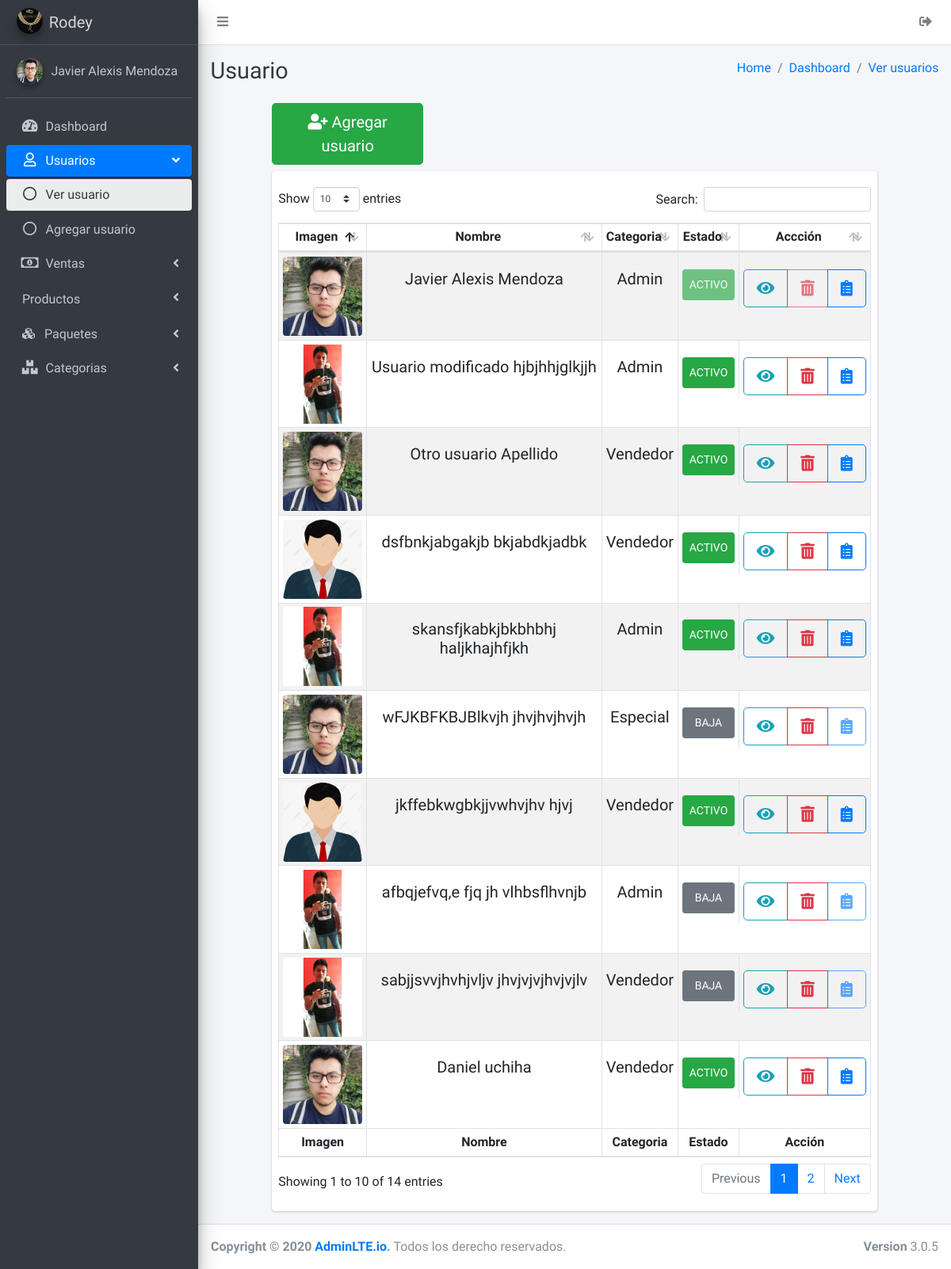
The app's page /vendedores/vendedores.php (signed in), older data.
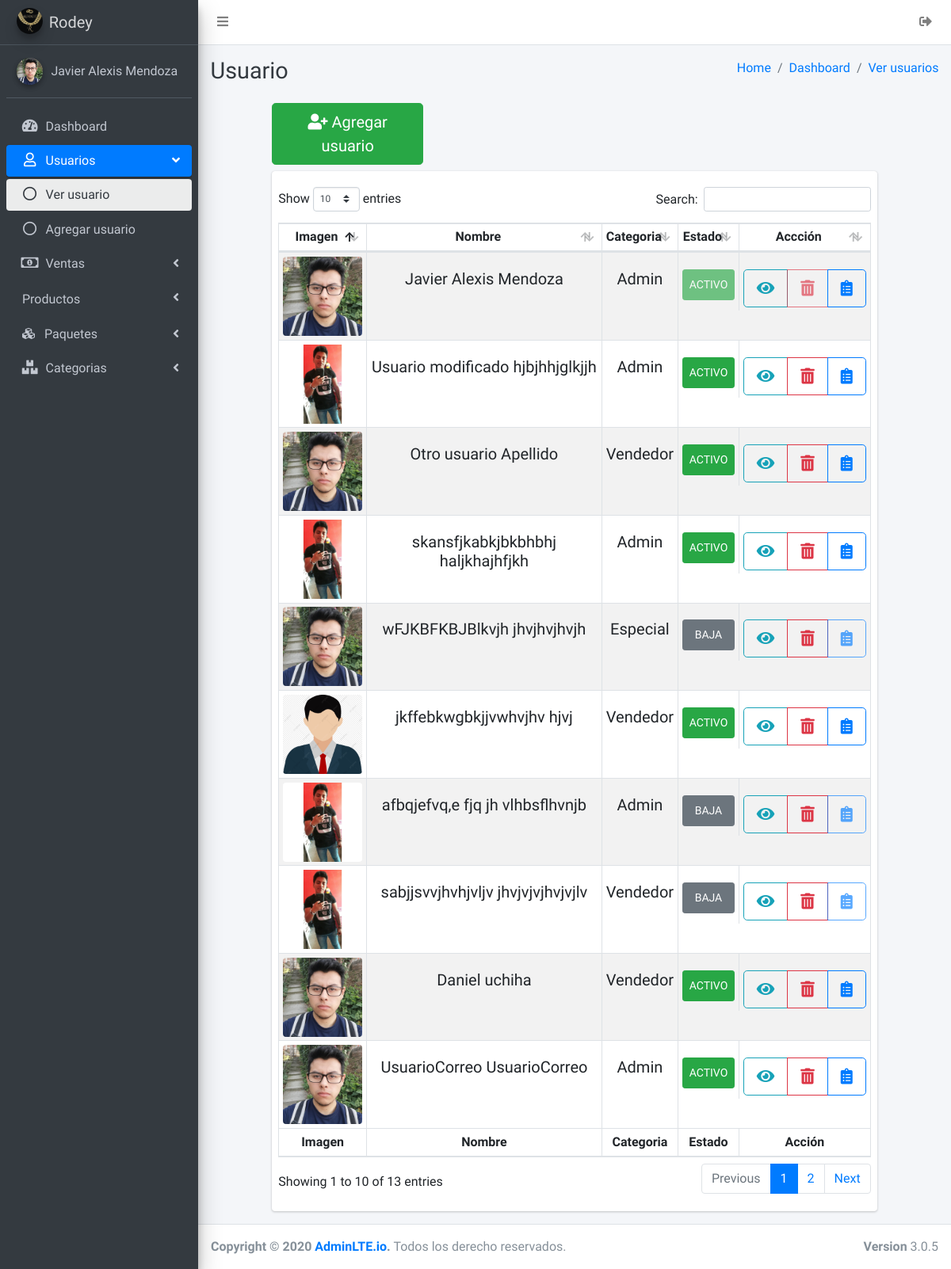
The same page, newer data.
### tables this page shows
CREATE TABLE `usuarios` (
  `idusuarios` int NOT NULL AUTO_INCREMENT,
  `nombre` varchar(45) NOT NULL,
  `apellidoP` varchar(45) NOT NULL,
  `apellidoM` varchar(45) NOT NULL,
  `numeroCelular` varchar(20) DEFAULT NULL,
  `correoElectronico` varchar(45) DEFAULT NULL,
  `direccion` varchar(100) DEFAULT NULL,
  `estado` tinyint(1) NOT NULL DEFAULT '1',
  `usuario` varchar(30) NOT NULL,
  `contraseña` varchar(300) NOT NULL,
  `imgUsuario` varchar(200) DEFAULT NULL,
  `categoria_usuario` int NOT NULL,
  PRIMARY KEY (`idusuarios`),
  KEY `fk_categoria_idx` (`categoria_usuario`),
  CONSTRAINT `fk_categoria` FOREIGN KEY (`categoria_usuario`) REFERENCES `categoria_usuario` (`idcategoria_usuario`)
);

CREATE TABLE `categoria_usuario` (
  `idcategoria_usuario` int NOT NULL AUTO_INCREMENT,
  `categoria_usuario` varchar(45) NOT NULL,
  PRIMARY KEY (`idcategoria_usuario`)
);

### sessionIniciada.php (called while the page is built, shortened)
<?php
if ((isset($_SESSION['idusuario']) && $_SESSION['idusuario'] != '')) {
    $idusuario = $_SESSION['idusuario'];
    include 'conexiones/conexion.php';
    $sql = "SELECT * FROM usuarios WHERE idusuarios = " . $idusuario . " and estado=1";
    $result = $conexion->query($sql);
    $mostrar = mysqli_fetch_array($result);
    $IDUSER = $mostrar['idusuarios'];
    $IMGUSER = $mostrar['imgUsuario'];
    $NOMBREUSER = $mostrar['nombre'] . ' ' . $mostrar['apellidoP'];
} else {
    $host  = $_SERVER['HTTP_HOST'];
    $uri   = rtrim(dirname($_SERVER['PHP_SELF']), '/\\');
    $extra = 'index.php';
    header("Location: http://$host/Admin_joyeria/$extra");
    die();
}

### vendedores/vendedores.php (the view, shortened to what the changed rows need)
<?php
include '../sessionIniciada.php';
?>
<!DOCTYPE html>
<html>
<head>
    <link rel="stylesheet" href="../plugins/fontawesome-free/css/all.min.css">
    <link rel="stylesheet" href="https://code.ionicframework.com/ionicons/2.0.1/css/ionicons.min.css">
    <link rel="stylesheet" href="../plugins/tempusdominus-bootstrap-4/css/tempusdominus-bootstrap-4.min.css">
    <link rel="stylesheet" href="../dist/css/adminlte.min.css">
    <link rel="stylesheet" href="../plugins/overlayScrollbars/css/OverlayScrollbars.min.css">
    <link rel="stylesheet" href="../plugins/summernote/summernote-bs4.css">
    <link rel="stylesheet" href="../plugins/datatables-bs4/css/dataTables.bootstrap4.min.css">
    <link rel="stylesheet" href="../plugins/datatables-responsive/css/responsive.bootstrap4.min.css">
</head>
<body class="hold-transition sidebar-mini layout-fixed">
    <div class="wrapper">
        <aside class="main-sidebar sidebar-dark-primary elevation-4">
            <div class="sidebar">
                <div class="user-panel mt-3 pb-3 mb-3 d-flex">
                    <div class="image">
                        <img src="<?= $IMGUSER ?>" class="img-circle elevation-2" alt="User Image">
                    </div>
                    <div class="info">
                        <a href="#" class="d-block"><?php echo $NOMBREUSER ?></a>
                    </div>
                </div>
            </div>
        </aside>
        <div class="content-wrapper">
            <div class="content-header">
                <div class="container-fluid">
                    <div class="row mb-2">
                        <div class="col-sm-6">
                            <h1 class="m-0 text-dark">Usuario</h1>
                        </div>
                    </div>
                </div>
            </div>
            <section class="content">
                <div class="container-fluid">
                    <div class="row justify-content-center">
                        <div class="col-lg-10 col-sm-12">
                            <div class="card">
                                <div class="card-body w-100 px-2">
                                    <table id="example2"
                                        class="w-100 text-center table-hover table-sm table table-bordered table-striped table-responsive">
                                        <thead>
                                            <tr>
                                                <th>Imagen</th>
                                                <th>Nombre</th>
                                                <th>Categoria</th>
                                                <th>Estado</th>
                                                <th>Accción</th>
                                            </tr>
                                        </thead>
                                        <tbody>
                                            <tr>
                                                <?php
                                                include '../conexiones/conexion.php';
                                                $sql = 'SELECT * FROM usuarios';
                                                $result = $conexion->query($sql);
                                                $imagenUser = "SELECT * FROM usuarios";
                                                while ($mostrar = mysqli_fetch_array($result)) {
                                                    if (($mostrar['imgUsuario'] == 'user-default.jpg') || ($mostrar['imgUsuario'] == '')) {
                                                        $imagenUser = '../uploads/user-default.jpg';
                                                    } else {
                                                        $imagenUser = $mostrar['imgUsuario'];
                                                    }
                                                ?>
                                                <td>
                                                    <img src="<?= $imagenUser ?>" alt="Imagen de usuario"
                                                        class="rounded my-0 mx-0" width="100">
                                                </td>
                                                <td>
                                                    <p class="mt-3 h5"><?php echo $mostrar['nombre'] . ' ' . $mostrar['apellidoP'] ?>
                                                    </p>
                                                </td>
                                                <td>
                                                    <p class="mt-3 h5"><?php
                                                            include '../conexiones/conexion.php';
                                                            $sqlCategoria = "CALL getIDCategoria(" . $mostrar['categoria_usuario'] . ") ";
                                                            if ($resultadoCategoria = $conexion->query($sqlCategoria)) {
                                                                $resultadoCategoria = mysqli_fetch_array($resultadoCategoria);
                                                                echo $resultadoCategoria['categoria_usuario'];
                                                            } else {
                                                            }
                                                            ?></p>
                                                </td>
                                                <td class="d-flex">
                                                    <a href="vendedores.php?id=<?= $mostrar['idusuarios'] ?>&estate=<?= $mostrar['estado'] ?> "
                                                        class="btn w-100 text-uppercase h4  btn-sm mt-3 h5 p-2
                                            <?= ($mostrar['estado'] == 1) ? 'btn-success ' : 'btn-secondary '; ?>
                                            <?= ($IDUSER == $mostrar['idusuarios']) ? 'disabled ' : ''; ?> "><?php echo ($mostrar['estado'] == 1) ? 'Activo' : 'Baja'; ?>
                                                    </a>
                                                </td>
                                                <td>
                                                    <div class="btn-group mt-3" role="toolbar"
                                                        aria-label="Toolbar with button groups">
                                                        <a href="accionesUsuario.php?id=<?= $mostrar['idusuarios'] ?>&acc=editar"
                                                            class="btn btn-lg btn-outline-info"><i
                                                                class="fas fa-eye"></i></a>
                                                        <a href="accionesUsuario.php?id=<?= $mostrar['idusuarios'] ?>&acc=eliminar"
                                                            class="btn btn-lg btn-outline-danger <?= ($IDUSER == $mostrar['idusuarios']) ? 'disabled ' : ''; ?>"><i
                                                                class="fas fa-trash-alt"></i></a>
                                                        <a href="asignarProducto/masProducto.php?id=<?= $mostrar['idusuarios'] ?>"
                                                            class="btn btn-lg  btn-outline-primary <?= ($mostrar['estado'] == 1) ? '' : ' disabled'; ?>"><i
                                                                class="fas fa-clipboard-list"></i></a>
                                                    </div>
                                                </td>
                                            </tr>
                                            <?php
                                                }
                                        ?>
                                        </tbody>
                                        <tfoot>
                                            <tr>
                                                <th>Imagen</th>
                                                <th>Nombre</th>
                                                <th>Categoria</th>
                                                <th>Estado</th>
                                                <th>Acción</th>
                                            </tr>
                                        </tfoot>
                                    </table>
                                </div>
                            </div>
                        </div>
                    </div>
                </div>
            </section>
        </div>
    </div>
</body>
</html>

Row changes from the older to the newer data that the page shows:
removed usuarios: imgUsuario (placeholder picture), nombre "dsfbnkjabgakjb", apellidoP "bkjabdkjadbk", categoria_usuario.categoria_usuario "Vendedor", estado "ACTIVO"
now on this page (row unchanged): usuarios: imgUsuario (picture), nombre "UsuarioCorreo", apellidoP "UsuarioCorreo", categoria_usuario.categoria_usuario "Admin", estado "ACTIVO"
Text that changed along with them:
text written by a page script: "Show entries Search: Showing 1 to 10 of 14 entries Previous 1 2 Next" → "Show entries Search: Showing 1 to 10 of 13 entries Previous 1 2 Next"
